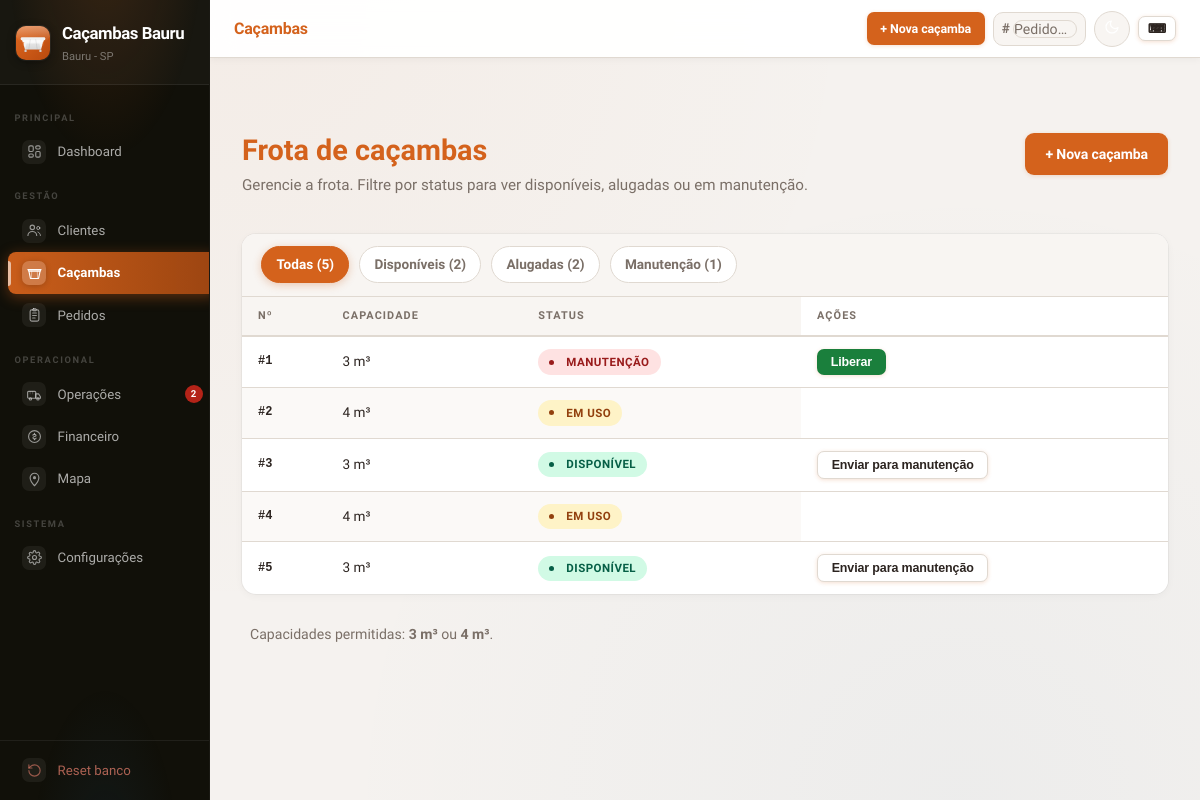
The app's page /cacambas, older data.
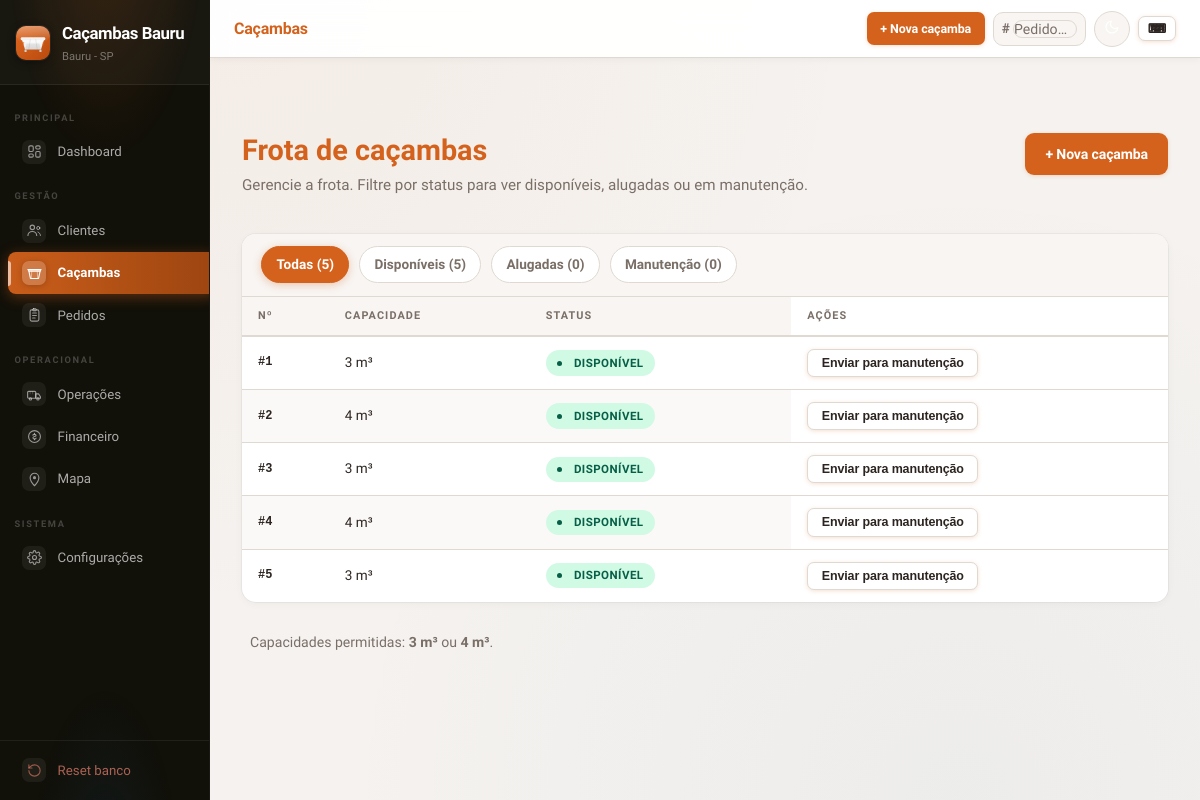
The same page, newer data.
### tables this page shows
CREATE TABLE cacambas (
            id INTEGER PRIMARY KEY AUTOINCREMENT,
            codigo TEXT NOT NULL UNIQUE,
            capacidade_m3 INTEGER NOT NULL,
            status TEXT NOT NULL DEFAULT 'disponivel'
        );

### app.py (the view)
@app.route("/cacambas")
def cacambas():
    f = request.args.get("f","")
    conn = get_conn()
    q = "SELECT id,codigo,capacidade_m3,status FROM cacambas"
    params = ()
    if f in ("disponivel","em_uso","manutencao"):
        q += " WHERE status=?"
        params = (f,)
    q += " ORDER BY CASE WHEN codigo GLOB '[0-9]*' THEN CAST(codigo AS INTEGER) ELSE 999999 END,codigo"
    rows = conn.execute(q, params).fetchall()
    tots = {r["status"]: r["n"] for r in conn.execute(
        "SELECT status, COUNT(*) AS n FROM cacambas GROUP BY status"
    ).fetchall()}
    total = conn.execute("SELECT COUNT(*) FROM cacambas").fetchone()[0]
    conn.close()
    return render_template("cacambas.html", cacambas=rows, filtro=f,
        n_disp=tots.get("disponivel",0), n_uso=tots.get("em_uso",0),
        n_manut=tots.get("manutencao",0), total=total)

### app.py (called while the page is built, shortened)
@app.template_filter("status_label")
def status_label_filter(code):
    if not code:
        return "—"
    return STATUS_LABELS.get(code, str(code).replace("_", " ").title())

def _dias_locacao(config=None):
    if config is None:
        config = _get_config()
    try:
        return max(1, min(int(config.get("dias_locacao","7")), 30))
    except ValueError:
        return 7

@app.context_processor
def inject_global_context():
    cfg = load_config()
    cached_sb = cache_get("sidebar_stats")
    motoristas = cache_get("motoristas")
    if motoristas is None:
        conn = get_conn()
        motoristas = [r["nome"] for r in conn.execute("SELECT nome FROM motoristas ORDER BY nome").fetchall()]
        conn.close()
        cache_set("motoristas", motoristas)
    return {
        "empresa_nome": cfg.get("empresa_nome", "Caçambas Bauru"),
        "empresa_fone": cfg.get("empresa_fone", ""),
        "dias_locacao": _dias_locacao(cfg),
        "motoristas": motoristas,
        "stats_sidebar": cached_sb,
        "status_labels": STATUS_LABELS,
        "enable_reset": ENABLE_RESET,
        "auth_enabled": bool(APP_PASSWORD),
        "valores_locacao": valores_locacao(cfg),
    }

### templates/cacambas.html (shortened to what this page needs)
{% extends "base.html" %}
{% block topbar_title %}Caçambas{% endblock %}
{% block topbar_actions %}<a class="btn btn-sm" href="{{ url_for('cacamba_nova') }}">+ Nova caçamba</a>{% endblock %}
{% block content %}
<section class="page-head">
  <div>
    <h2>Frota de caçambas</h2>
    <p>Gerencie a frota. Filtre por status para ver disponíveis, alugadas ou em manutenção.</p>
  </div>
  <a class="btn" href="{{ url_for('cacamba_nova') }}">+ Nova caçamba</a>
</section>
<div class="card table-wrap">
  <div class="filtros-bar">
    <a href="{{ url_for('cacambas') }}" class="filtro-chip {% if not filtro %}ativo{% endif %}">Todas ({{ total }})</a>
    <a href="{{ url_for('cacambas', f='disponivel') }}" class="filtro-chip {% if filtro=='disponivel' %}ativo ok{% endif %}">Disponíveis ({{ n_disp }})</a>
    <a href="{{ url_for('cacambas', f='em_uso') }}" class="filtro-chip {% if filtro=='em_uso' %}ativo alerta{% endif %}">Alugadas ({{ n_uso }})</a>
    <a href="{{ url_for('cacambas', f='manutencao') }}" class="filtro-chip {% if filtro=='manutencao' %}ativo{% endif %}">Manutenção ({{ n_manut }})</a>
  </div>
  {% if cacambas %}
  <table class="tabela-dados">
    <thead>
      <tr><th>Nº</th><th>Capacidade</th><th>Status</th><th>Ações</th></tr>
    </thead>
    <tbody>
      {% for c in cacambas %}
      <tr>
        <td class="mono"><strong>#{{ c.codigo }}</strong></td>
        <td>{{ c.capacidade_m3 }} m³</td>
        <td><span class="status-chip status-{{ c.status }}">{{ c.status | status_label }}</span></td>
        <td>
          {% if c.status == 'disponivel' %}
          <form class="inline-form" method="post" action="{{ url_for('cacamba_manutencao', cid=c.id) }}">
            <button class="btn btn-sec btn-sm">Enviar para manutenção</button>
          </form>
          {% elif c.status == 'manutencao' %}
          <form class="inline-form" method="post" action="{{ url_for('cacamba_disponivel', cid=c.id) }}">
            <button class="btn btn-ok btn-sm">Liberar</button>
          </form>
          {% endif %}
        </td>
      </tr>
      {% endfor %}
    </tbody>
  </table>
  {% else %}
  <div class="empty-state">Nenhuma caçamba{% if filtro %} com este status{% endif %}.</div>
  {% endif %}
</div>
<p class="hint" style="padding:0 .5rem">Capacidades permitidas: <strong>3 m³</strong> ou <strong>4 m³</strong>.</p>
{% endblock %}

Row changes from the older to the newer data that the page shows:
changed cacambas (number 1 of 5 on the later page): status|status_label "MANUTENÇÃO" → "DISPONÍVEL"; status "Liberar" → "Enviar para manutenção"
changed cacambas (number 2 of 5 on the later page): status|status_label "EM USO" → "DISPONÍVEL"; now shows "Enviar para manutenção"
changed cacambas (number 4 of 5 on the later page): status|status_label "EM USO" → "DISPONÍVEL"; now shows "Enviar para manutenção"
Text that changed along with them:
{{ n_disp }}: "2" → "5"
{{ n_uso }}: "2" → "0"
{{ n_manut }}: "1" → "0"
{{ stats_sidebar.vencidas }}: "2" → (not shown)
